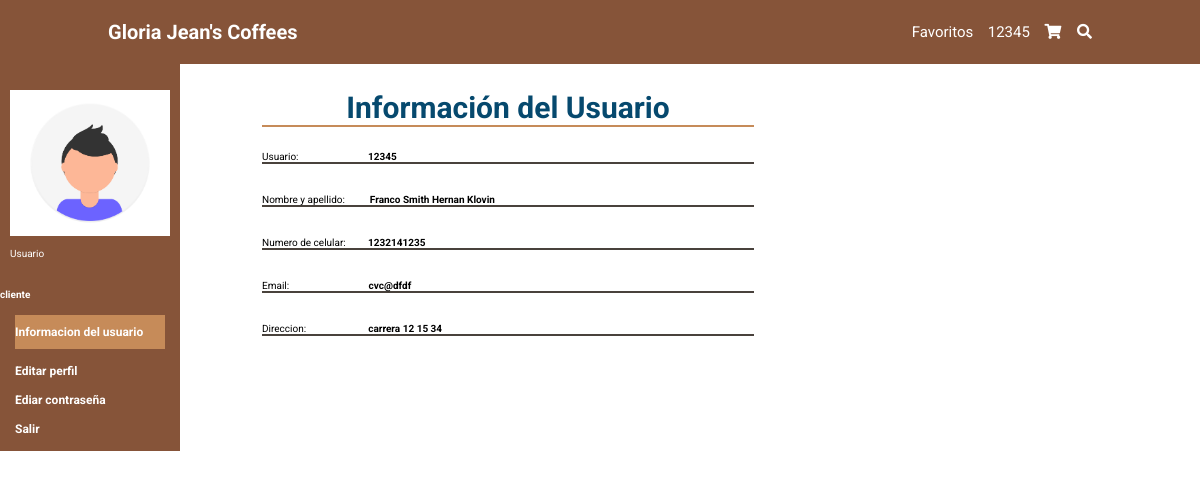
Screenshot of /profile/ (signed in) with the database file from the repository.
### tables this page shows
CREATE TABLE usuario (id_usuario INTEGER PRIMARY KEY AUTOINCREMENT NOT NULL UNIQUE, nombre STRING (100) NOT NULL, apellido STRING (100) NOT NULL, telefono INTEGER NOT NULL, direccion STRING (50) NOT NULL, email STRING (100) NOT NULL, user STRING (50) NOT NULL UNIQUE, contraseña STRING (100) NOT NULL, rol STRING (20) NOT NULL DEFAULT cliente, estado CHAR (1) DEFAULT A NOT NULL);

### app.py (the view)
@app.route('/perfil/')
@app.route('/profile/')
def perfil():
    if 'user' in session:
        sql = f"SELECT * FROM usuario WHERE user= '{session['user']}'"
        print(sql)
        res = seleccion(sql)
        print(res)
        print(res[0][8])
        if 'superadmin' == res[0][8] or 'admin' == res[0][8]:
            return redirect(url_for('dashboard'))
        else:
            return render_template("profile.html", res=res)
    else:
        return redirect(url_for('index'))

### conexion.py (called while the page is built)
def seleccion(sql) -> list:
    try:
        with sqlite3.connect(URL_DB) as con:
            cur = con.cursor()
            res = cur.execute(sql).fetchall()
    except Exception:
        res = None
    return res

### templates/profile.html
{% extends 'base.html' %}
{% block cuerpo %}
<div class="content-dashboard">
    <section class="Gplatos">
        <div class="aside">
            <div class="user">
                <img src="{{ url_for('static',filename='img/foto.png')}}" class="fotico-dashboard" alt="" >
                <p class="rol">Usuario</p>
            </div>
            <div class="plataforma">
                <h4>{{ res[0][8] }}</h4>
            </div>
            <nav class="navbar-aside">
                <a href='/perfil/' class="dashboard-platos">Informacion del usuario</a>
                <a href='/perfil/editar_perfil/' class="dashboard-usuarios">Editar perfil</a>
                <a href='/perfil/cambiar_contraseña/' class="dashboard-usuarios">Ediar contraseña</a>
                <a href='/salir'>Salir</a>
            </nav>
        </div>
    </section>
    <section>
        <div class="tabla">
            <div class="text-title-profile"><h1>Información del Usuario</h1></div>
            <div class="content-line">
                <div class="line"></div>
            </div>
            <div class='content-sign-add-platos'>
                <div class='content-sign'>
                    <div>
                        <div class="style-label-profile"><span>Usuario: &nbsp;&nbsp;&nbsp;&nbsp;&nbsp;&nbsp;&nbsp;&nbsp;&nbsp;&nbsp;&nbsp;&nbsp;&nbsp;&nbsp;&nbsp;&nbsp;&nbsp;&nbsp;&nbsp;&nbsp;&nbsp;&nbsp;&nbsp;&nbsp;&nbsp;&nbsp;<b> {{ res[0][6]}} </b></span></div>
                    </div>
                </div>
                <div class="style-line-negra"></div>
                <div class='content-sign'>
                    <div>
                        <div class="style-label-profile"><span>Nombre y apellido: &nbsp;&nbsp;&nbsp;&nbsp;&nbsp;&nbsp;&nbsp;&nbsp;<b> {{ res[0][1] }} {{ res[0][2] }} </b></span></div>
                    </div>
                </div>
                <div class="style-line-negra"></div>
                <div class='content-sign'>
                    <div>
                        <div class="style-label-profile"><span>Numero de celular: &nbsp;&nbsp;&nbsp;&nbsp;&nbsp;&nbsp;&nbsp;&nbsp;<b>{{ res[0][3]}} </b></span></div>
                    </div>
                </div>
                <div class="style-line-negra"></div>
                <div class='content-sign'>
                    <div>
                        <div class="style-label-profile"><span>Email: &nbsp;&nbsp;&nbsp;&nbsp;&nbsp;&nbsp;&nbsp;&nbsp;&nbsp;&nbsp;&nbsp;&nbsp;&nbsp;&nbsp;&nbsp;&nbsp;&nbsp;&nbsp;&nbsp;&nbsp;&nbsp;&nbsp;&nbsp;&nbsp;&nbsp;&nbsp;&nbsp;&nbsp;&nbsp;&nbsp;<b> {{ res[0][5]}} </b></span></div>
                    </div>
                </div>
                <div class="style-line-negra"></div>
                <div class='content-sign'>
                    <div>
                        <div class="style-label-profile"><span>Direccion: &nbsp;&nbsp;&nbsp;&nbsp;&nbsp;&nbsp;&nbsp;&nbsp;&nbsp;&nbsp;&nbsp;&nbsp;&nbsp;&nbsp;&nbsp;&nbsp;&nbsp;&nbsp;&nbsp;&nbsp;&nbsp;&nbsp;&nbsp;<b> {{ res[0][4]}} </b></span></div>
                    </div>
                </div>
                <div class="style-line-negra"></div>
            </div>
        </div>
    </section>
</div>
{% endblock %}

### static/css/style.css (style rules this page uses)
:root { --marron: #865439; --marronclaro: #c68b59; }
* { border: 0; box-sizing: border-box; font-family: "Roboto", sans-serif; padding: 0; margin: 0; transition: all 0.2s linear; text-decoration: none; list-style: none; outline: none; }
html { font-size: 62.5%; overflow-x: hidden; scroll-behavior: smooth; scroll-padding-top: 6rem; }
section { padding: 2rem 9%; }
.text-title, .text-title-profile { margin-top: 5rem; font-size: 20px; color: #06496E; display: flex; justify-content: center; }
.line { background-color: #C68B59; width: 50rem; border: 1px solid#C68B59; }
.content-line { display: flex; justify-content: center; }
.content-sign { display: flex; justify-content: space-between; flex-direction: row; }
.content-dashboard { display: flex; flex-direction: row; }
.Gplatos { padding: 2rem 0%; top:40px; color: #ffffff; display: flex; align-items: center; }
.tabla { padding: 2rem 9%; width: 100%; margin-left: 100px; }
.aside { background-color:var(--marron); width: 18rem; max-height:120vh; position: fixed; top: 60px; }
.user { padding:3rem 1rem; margin: auto; width:100%; }
.fotico-dashboard { width: 100%; margin-bottom: 1rem; }
.navbar-aside a { display: block; color: #ffffff; margin: 1.5rem; font-size: 1.2rem; font-weight: bolder; }
.dashboard-platos { background: var(--marronclaro); padding: 1rem 0; }
.content-sign-add-platos { margin-top: 24px; }
.style-line-negra { background-color: #49423C; border: 1px solid #49423C; margin-bottom: 30px; }

### rows the page displays
usuario: rol "cliente", user "12345", nombre "Franco Smith", apellido "Hernan Klovin", telefono "1232141235", email "cvc@dfdf", direccion "carrera 12 15 34"

### other values shown
{{ session['user'] }} "12345"
